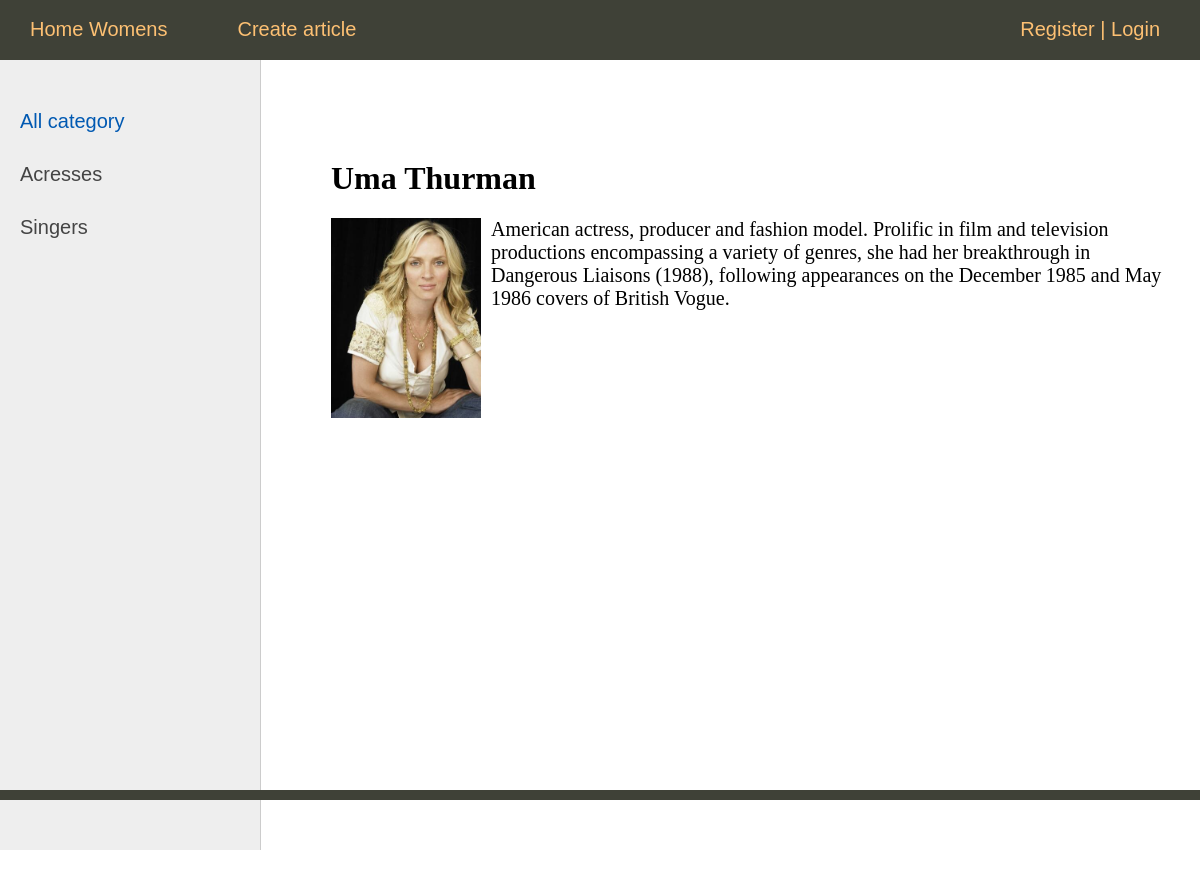
The app's page /post/uma-thurman/ with its own data.
### women/models.py (models this page shows, shortened)
class Category(models.Model):
    name = models.CharField(max_length=100, db_index=True)
    slug = models.SlugField(max_length=255, unique=True,
                            db_index=True)
    def __str__(self):
        return self.name
    def get_absolute_url(self):
        return reverse('category', kwargs={'cat_slug': self.slug})

class Women(models.Model):
    title = models.CharField(max_length=255)
    slug = models.SlugField(max_length=255, unique=True,
                            db_index=True)
    content = models.TextField(blank=True)
    photo = models.ImageField(upload_to="photos/%Y/%m/%d/")
    time_create = models.DateTimeField(auto_now_add=True)
    time_update = models.DateTimeField(auto_now=True)
    is_published = models.BooleanField(default=True)
    cat = models.ForeignKey('Category', on_delete=models.PROTECT)
    def __str__(self):
        return self.title
    class Meta:
        ordering = ['id']

### women/views.py (the view)
# urls.py: path('post/<slug:post_slug>/', ShowPost.as_view(), name='post'),
class ShowPost(DataMixin, DetailView):
    model = Women
    template_name = 'women/post.html'
    slug_url_kwarg = 'post_slug'
    context_object_name = 'post'
    def get_context_data(self, *, object_list=None, **kwargs):
        context = super().get_context_data(**kwargs)
        c_def = self.get_user_context(title=context['post'])
        return dict(list(context.items()) + list(c_def.items()))

### women/templatetags/women_tags.py (called while the page is built)
@register.simple_tag(name='get_cats')
def get_categories(filter=None):
    if not filter:
        return Category.objects.all()
    else:
        return Category.objects.filter(pk=filter)

### women/utils.py (called while the page is built)
    def get_user_context(self, **kwargs):
        context = kwargs
        cats = Category.objects.all()
        context['menu'] = menu
        context['cats'] = cats
        if 'cat_selected' not in context:
            context['cat_selected'] = 0
        return context

### women/templates/women/post.html
{% extends 'women/base.html' %}
{% block content %}
    <h1>{{post.title}}</h1>
{% if post.photo %}
	<p><img class="img-article-left thumb" src="{{post.photo.url}}"></p>
{% endif %}
{{post.content}}
{% endblock %}

### women/templates/women/base.html (shortened to what this page needs)
{% load static %}
{% load women_tags %}
<!DOCTYPE html>
<html>
<head>
	<link type="text/css" href="{% static 'women/css/styles.css' %}" rel="stylesheet" />
</head>
<body>
<table class="table-page" border=0 cellpadding="0" cellspacing="0">
<tr><td valign=top>
{% block mainmenu %}
		<div class="header">
			<ul id="mainmenu" class="mainmenu">
{% for m in menu %}
			<li><a href="{% url m.url_name %}">{{m.title}}</a></li>
{% endfor %}
			{% if request.user.is_authenticated %}
							<li class="last">{{user.username}} | <a href="{% url 'logout' %}">Logout</a>
			{% else %}
			<li class="last"><a href="{% url 'register' %}">Register</a> | <a href="{% url 'login' %}">Login</a></li>
			{% endif %}
			</ul>
		</div>
{% endblock mainmenu %}
<table class="table-content" border=0 cellpadding="0" cellspacing="0">
<tr>
	<td valign="top" class="left-chapters">
	<ul id="leftchapters">
{% if cat_selected == 0 %}
		<li class="selected">All category</li>
{% else %}
		<li><a href="{% url 'home' %}">All category</a></li>
{% endif %}
		{% for c in cats %}
			{%  if c.pk == cat_selected %}
				<li class="selected">{{ c.name }}</li>
			{% else %}
				<li><a href="{{c.get_absolute_url}}">{{ c.name }}</a></li>
			{% endif %}
		{% endfor %}
	</ul>
</td>
<td valign="top" class="content">
	<div class="content-text">
{% block content %}
{% endblock %}
	</div>
</td></tr></table>
</td></tr>
<tr><td valign=top>
	<div id="footer">
	</div>
</td></tr></table>
</body>
</html>

### women/static/women/css/styles.css (style rules this page uses)
html, body { font-family: 'Arial'; margin: 0; padding: 0; height: 100%; width: 100%; color: #444; }
a { color: #0059b2; text-decoration: none; }
img { max-width: 600px; height: auto; }
img.img-article-left { max-width: 300px; height: auto; float: left; padding: 0 10px 10px 0; }
img.img-article-left.thumb { max-width: 150px; height: auto; }
.table-page { width: 100%; height: 100%; vertical-align: top; }
.table-page tr { height: 100%; }
.header { background: #3F4137; height: 60px; }
ul.mainmenu { list-style: none; margin: 0; padding: 0; height: 60px; color: #fdc073; font-size: 20px; overflow: hidden; }
ul.mainmenu li { float: left; margin: 18px 40px 0 30px; }
ul.mainmenu li.last { float: right; }
ul.mainmenu li a { color: #fdc073; text-decoration: none; }
.table-content { width: 100%; min-height: 100%; height: 100%; }
.left-chapters { margin: 0; background: #eee; border-right: 1px solid #ccc; min-height: 100%; }
.left-chapters ul { width: 230px; min-height: 100%; margin: 0; padding: 20px 10px 10px 20px; list-style: none; font-size: 20px; }
.left-chapters ul li { margin: 30px 0 0 0; color: #999; }
.left-chapters ul li.selected { color: #0059b2; }
.left-chapters ul li a { color: #444; text-decoration: none; }
.content { padding: 40px 20px 20px 40px; width: 100%; box-sizing: border-box; }
.content-text { margin: 60px 0 0 30px; color: #000; font-size: 20px; font-family: Yandex Sans Display Light; }
.content-text h1 { font-size: 32px; }
#footer { box-sizing: border-box; background: #3F4137; padding: 5px; color: #aaa; font-size: 14px; font-family: Verdana, Geneva, Arial, Helvetica; text-align: left; overflow: hidden; }

### records on screen
Category: name "Acresses"
Category: name "Singers"
Women: title "Uma Thurman", photo (picture), content "American actress, producer and fashion model. Prolific in film and television productions encompassing a variety of genres, she had her breakthrough in Dangerous Liaisons (1988), following appearances on the December 1985 and May 1986 covers of British Vogue."

### other values on screen
{{ m.title }} "Home Womens" "Create article"
